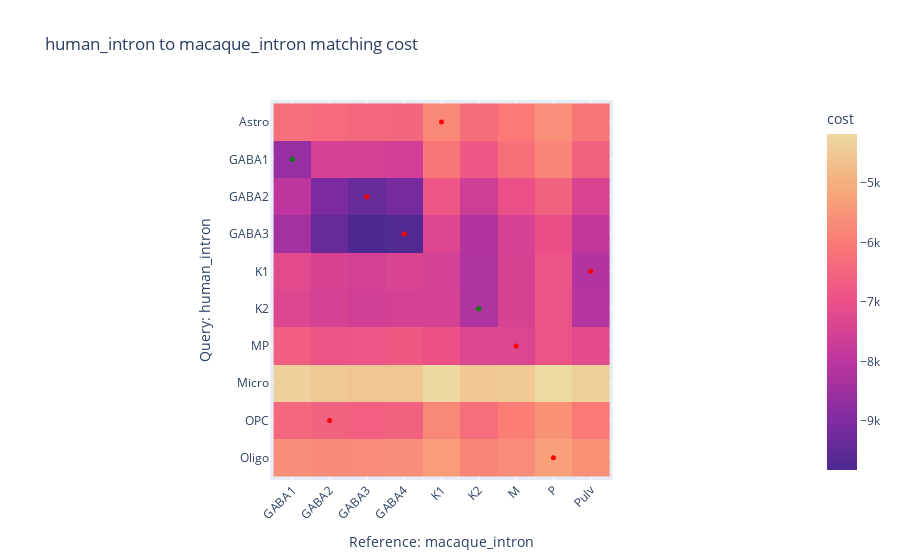

Write notebook code for a chart like this one.
### Code cell
rcm = RefCM(target_sum=1e6, discovery_threshold=0.1, n_top_genes=3000)
m = rcm.annotate(human_intron, 'human_intron', macaque_intron, 'macaque_intron', 'cluster_label', 'cluster_label')
m.eval('cluster_label')
m.display_matching_costs('cluster_label')

### Figure 1 — Plotly figure (JSON) as saved in the notebook; plotly's stock layout.template omitted (floating-point values rounded to 4 significant figures)
{"data": [{"coloraxis": "coloraxis", "hovertemplate": "Reference: macaque_intron: %{x}<br>Query: human_intron: %{y}<br>cost: %{z}<extra></extra>", "name": "0", "type": "heatmap", "x": ["GABA1", "GABA2", "GABA3", "GABA4", "K1", "K2", "M", "P", "Pulv"], "xaxis": "x", "y": ["Astro", "GABA1", "GABA2", "GABA3", "K1", "K2", "MP", "Micro", "OPC", "Oligo"], "yaxis": "y", "z": [[-6323.0, -6354.0, -6435.0, -6447.0, -5757.0, -6346.0, -6037.0, -5623.0, -6111.0], [-8640.0, -7476.0, -7538.0, -7589.0, -6105.0, -6794.0, -6236.0, -5822.0, -6576.0], [-7994.0, -9055.0, -9396.0, -9153.0, -6852.0, -7654.0, -7006.0, -6593.0, -7407.0], [-8422.0, -9360.0, -9818.0, -9734.0, -7305.0, -8173.0, -7481.0, -7029.0, -7889.0], [-7200.0, -7434.0, -7520.0, -7412.0, -7524.0, -8227.0, -7450.0, -6940.0, -8154.0], [-7303.0, -7501.0, -7609.0, -7537.0, -7497.0, -8254.0, -7448.0, -6937.0, -8116.0], [-6628.0, -6891.0, -6866.0, -6779.0, -6964.0, -7319.0, -7351.0, -6902.0, -7197.0], [-4374.0, -4509.0, -4580.0, -4559.0, -4210.0, -4554.0, -4496.0, -4183.0, -4374.0], [-6439.0, -6567.0, -6604.0, -6586.0, -5740.0, -6317.0, -5960.0, -5587.0, -6055.0], [-5641.0, -5692.0, -5680.0, -5664.0, -5398.0, -5812.0, -5669.0, -5299.0, -5605.0]]}, {"hovertemplate": "%{y} -> %{x}", "marker": {"color": ["red", "green", "red", "red", "red", "green", "red", "red", "red"], "size": 5}, "mode": "markers", "name": "", "type": "scatter", "x": ["K1", "GABA1", "GABA3", "GABA4", "Pulv", "K2", "M", "GABA2", "P"], "y": ["Astro", "GABA1", "GABA2", "GABA3", "K1", "K2", "MP", "OPC", "Oligo"]}], "layout": {"coloraxis": {"colorbar": {"title": {"text": "cost"}}, "colorscale": [[0, "rgb(75, 41, 145)"], [0.1667, "rgb(135, 44, 162)"], [0.3333, "rgb(192, 54, 157)"], [0.5, "rgb(234, 79, 136)"], [0.6667, "rgb(250, 120, 118)"], [0.8333, "rgb(246, 169, 122)"], [1, "rgb(237, 217, 163)"]]}, "title": {"text": "human_intron to macaque_intron matching cost"}, "xaxis": {"anchor": "y", "constrain": "domain", "domain": [0, 1], "scaleanchor": "y", "tickangle": -45, "title": {"text": "Reference: macaque_intron"}}, "yaxis": {"anchor": "x", "autorange": "reversed", "constrain": "domain", "domain": [0, 1], "title": {"text": "Query: human_intron"}}}}
